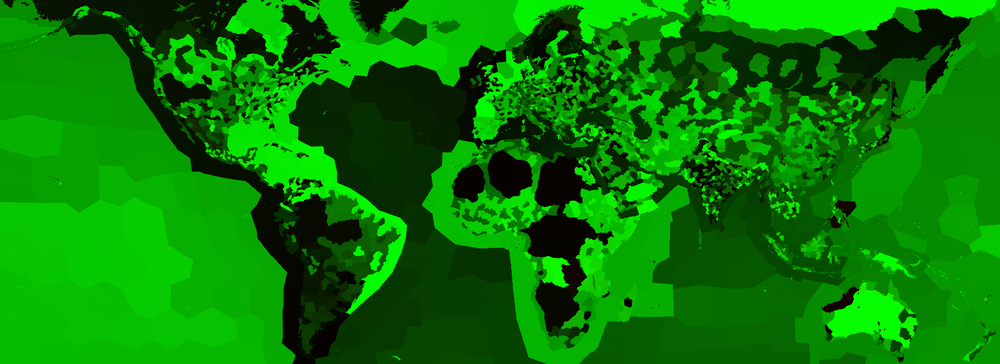
#> input picture data/provinces_id.png, 1000 x 364 px, shrunk from 5632 x 2048 before the run, found by its file name
$ python build_borders.py
#> lines starting #> are read from the running program, lines starting #| are printed output that depends on the picture; after the words box and inside, x2 and y2 are one past the last pixel; in counts of white or black regions, pixels touching at a corner belong together
"""Generate a binary province-border mask from data/provinces_id.png.

A pixel is "on border" if any of its 4 neighbors belongs to a different province
id. Output is a grayscale PNG at the same resolution as the ID map (5632×2048):
borders are 255, interior is 0.

Run (inside dev container):
    python etl/build_borders.py
"""

from __future__ import annotations

import sys
from pathlib import Path

import numpy as np
from PIL import Image


OUT = Path("/workspace/data")
SRC = OUT / "provinces_id.png"
DST = OUT / "province_borders.png"


def main() -> None:
    if not SRC.exists():
        print(f"missing {SRC} — run etl/build.py first", file=sys.stderr)
        sys.exit(1)

    img = np.array(Image.open(SRC))
#> img is the input picture: shape (364, 1000, 3); mean R, G, B 6.4, 124.9, 0
    # RG8 -> id = R*256 + G
    ids = img[:, :, 0].astype(np.int32) * 256 + img[:, :, 1].astype(np.int32)
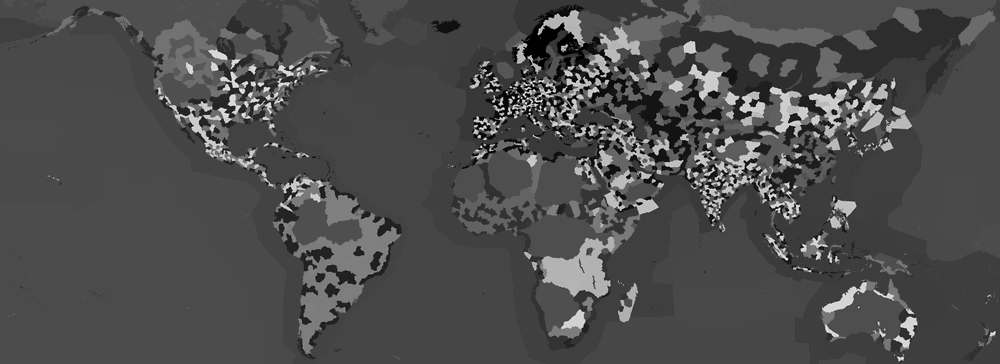
#> ids: shape (364, 1000) int32; min 0, max 5812, mean 1761.3; drawn with min black and max white

    # Mark pixels whose any 4-neighbor has a different id. Shift and compare.
    diff = np.zeros_like(ids, dtype=bool)
    diff[:, 1:] |= ids[:, 1:] != ids[:, :-1]
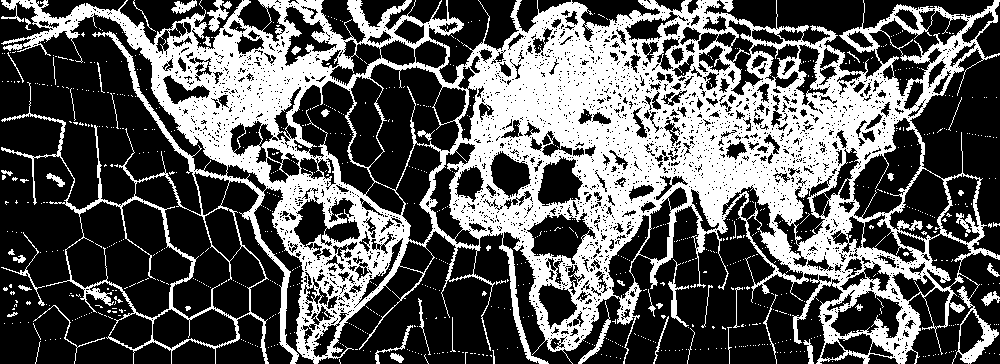
#> diff: shape (364, 1000) bool; 35.8% white; 862 white regions (806 under 20 px), largest, box (x1, y1, x2, y2) and area: (1, 0, 1000, 364) 124561, (207, 0, 229, 32) 300, (668, 259, 689, 327) 289
    diff[:, :-1] |= ids[:, :-1] != ids[:, 1:]
    diff[1:, :] |= ids[1:, :] != ids[:-1, :]
    diff[:-1, :] |= ids[:-1, :] != ids[1:, :]
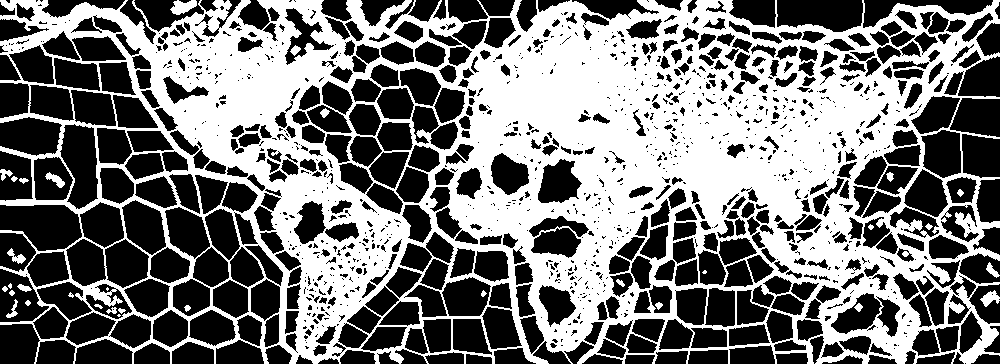
#> diff: shape (364, 1000) bool; 46.9% white; 33 white regions (5 under 20 px), largest, box (x1, y1, x2, y2) and area: (0, 0, 1000, 364) 168798, (170, 0, 197, 15) 255, (980, 290, 1000, 307) 176

    mask = (diff.astype(np.uint8) * 255)
    Image.fromarray(mask, mode="L").save(DST, optimize=True)
    pct = 100.0 * mask.astype(bool).mean()
#> pct = 46.85
    print(f"wrote {DST} — {pct:.2f}% pixels on border")
#| wrote /workspace/data/province_borders.png — 46.85% pixels on border


if __name__ == "__main__":
    main()
